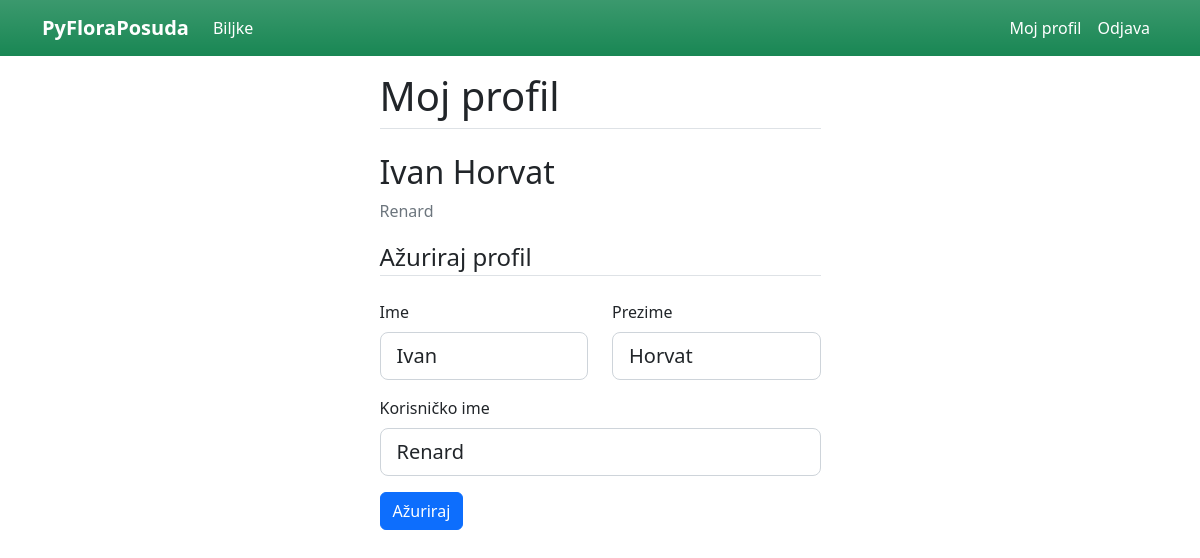
Page /account (signed in) on the committed database.
### app.py (models this page shows)
class User(db.Model, UserMixin):
    id = db.Column(db.Integer, primary_key=True)
    first_name = db.Column(db.String(20), nullable=False)
    last_name = db.Column(db.String(20), nullable=False)
    username = db.Column(db.String(20), unique=True, nullable=False)
    password = db.Column(db.String(60), nullable=False)
    plant_pot = db.relationship('PyFloraPot', backref='user', lazy=True)

### app.py (the view)
@app.route("/account", methods=['GET', 'POST'])
@login_required
def account():
    form = UpdateAccountForm()
    if form.validate_on_submit():
        current_user.first_name = form.first_name.data
        current_user.last_name = form.last_name.data
        current_user.username = form.username.data
        db.session.commit()
        flash('Vaš račun je ažuriran!', 'success')
        return redirect(url_for('account'))
    elif request.method == 'GET':
        form.first_name.data = current_user.first_name
        form.last_name.data = current_user.last_name
        form.username.data = current_user.username
    return render_template('account.html', title='Moj profil', form=form)

### forms.py
class UpdateAccountForm(FlaskForm):
    first_name = StringField('Ime', validators=[DataRequired(message='Polje za unos imena je obvezno!')])
    last_name = StringField('Prezime', validators=[DataRequired()])
    username = StringField('Korisničko ime', validators=[DataRequired(), Length(min=2, max=20)])
    submit = SubmitField('Ažuriraj')

### app.py (called while the page is built)
@login_manager.user_loader
def load_user(user_id):
    return User.query.get(int(user_id))

### templates/account.html (shortened to what this page needs)
{% extends "layout/layout.html" %}
{% block content %}
    <div class="col-lg-5 container">
        <h1 class="border-bottom mb-4 pb-2">Moj profil</h1>
        <h2>{{ current_user.first_name }} {{ current_user.last_name }}</h2>
        <p class="text-secondary">{{ current_user.username }}</p>
    </div>
    <div class="col-lg-5 container mb-3">
        <form method="POST" action="">
            <fieldset class="form-group">
                <legend class="border-bottom mb-4">Ažuriraj profil</legend>
                <div class="row mb-3">
                    <div class="col">
                        {{ form.first_name.label(class="form-label")}}
                        {{ form.first_name(class="form-control form-control-lg")}}
                    </div>
                    <div class="col">
                        {{ form.last_name.label(class="form-label")}}
                        {{ form.last_name(class="form-control form-control-lg")}}
                    </div>
                </div>
                <div class="row mb-3">
                    <div class="col">
                        {{ form.username.label(class="form-label")}}
                        {{ form.username(class="form-control form-control-lg")}}
                    </div>
                </div>
            </fieldset>
            <div class="mb-3">
                {{ form.submit(class="btn btn-primary") }}
            </div>
        </form>
    </div>
{% endblock content %}

### rows in the picture
User: first_name "Ivan", last_name "Horvat", username "Renard"
